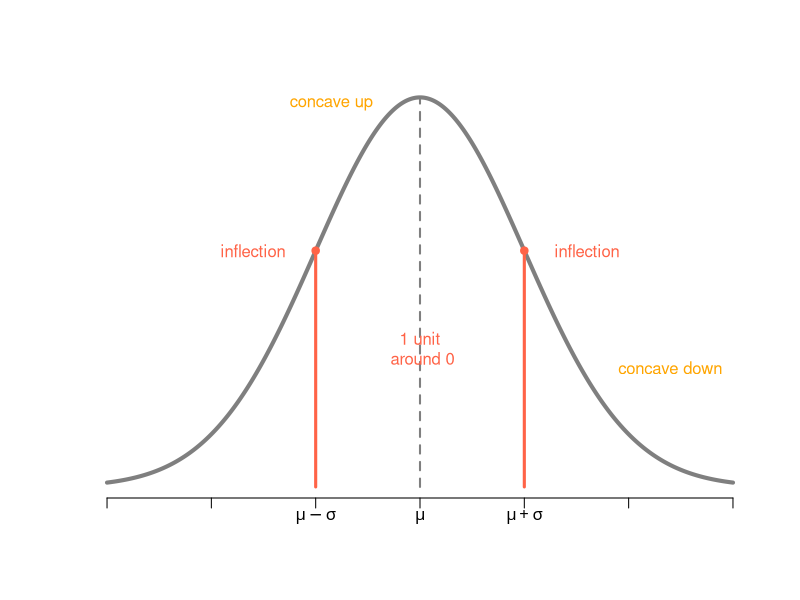
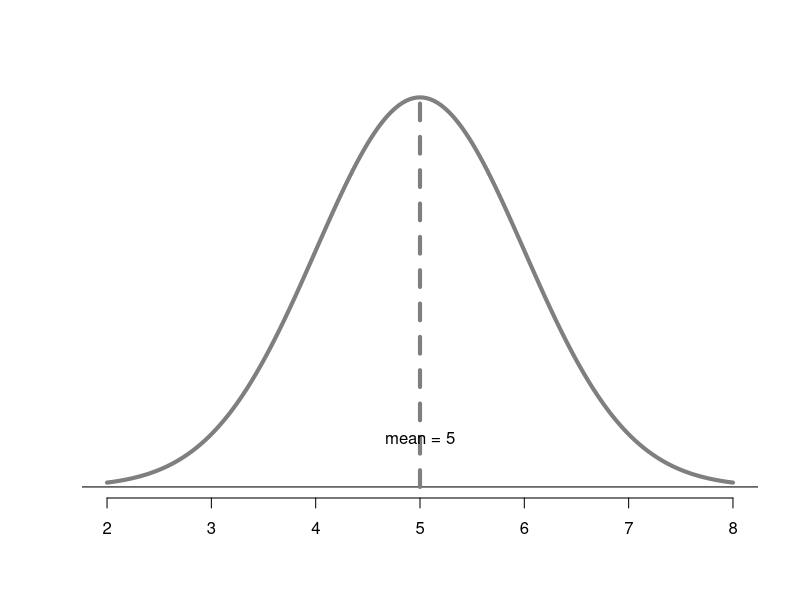
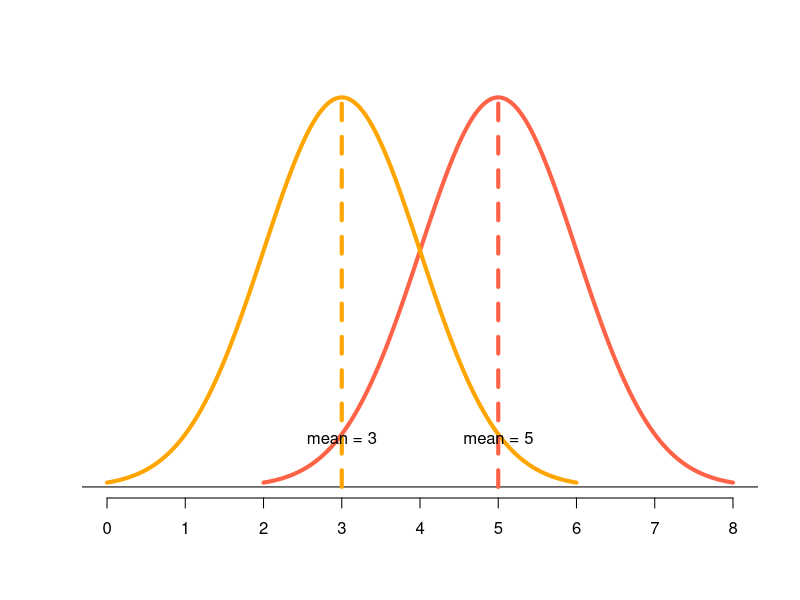
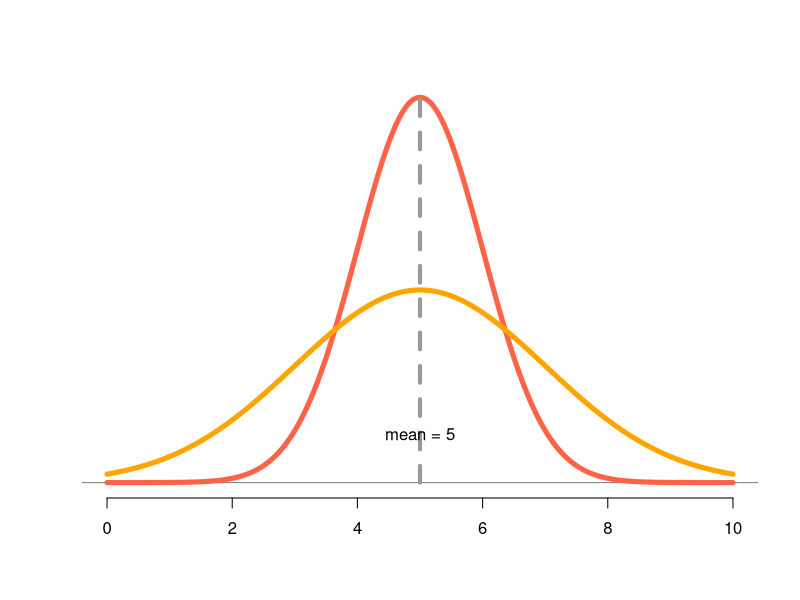
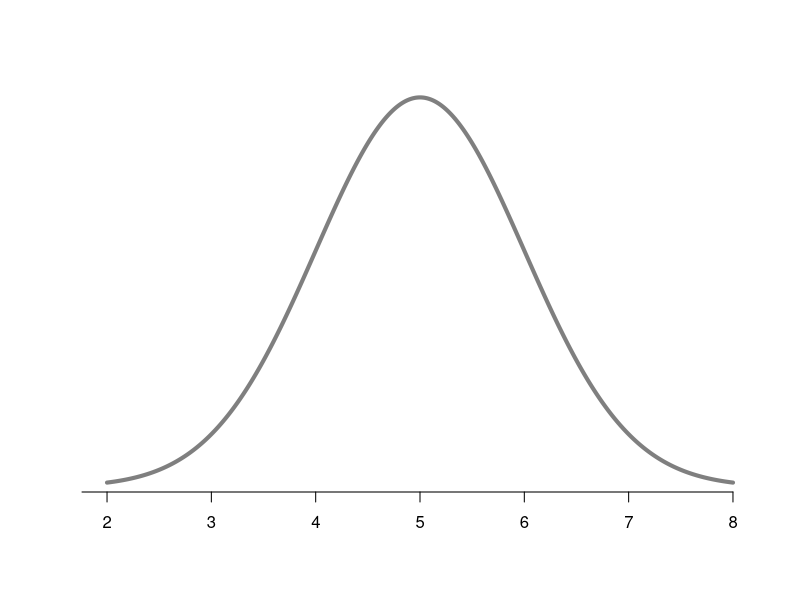
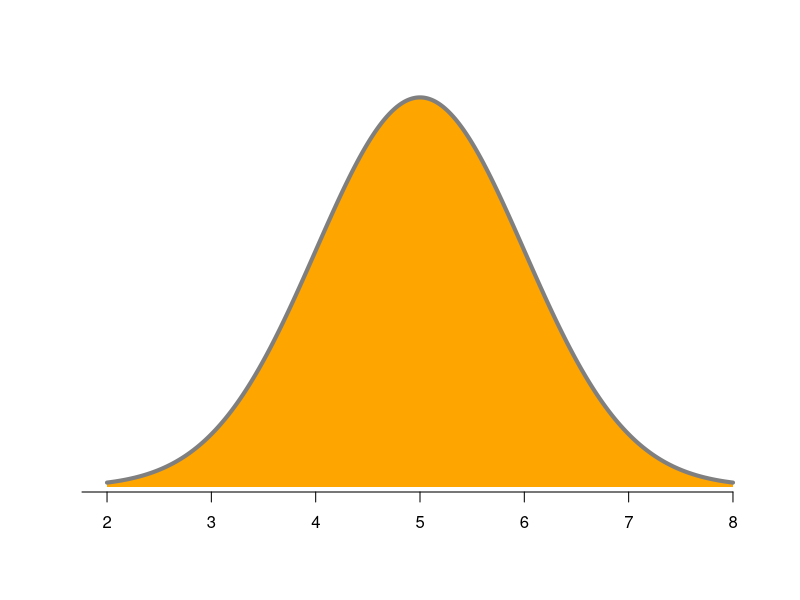
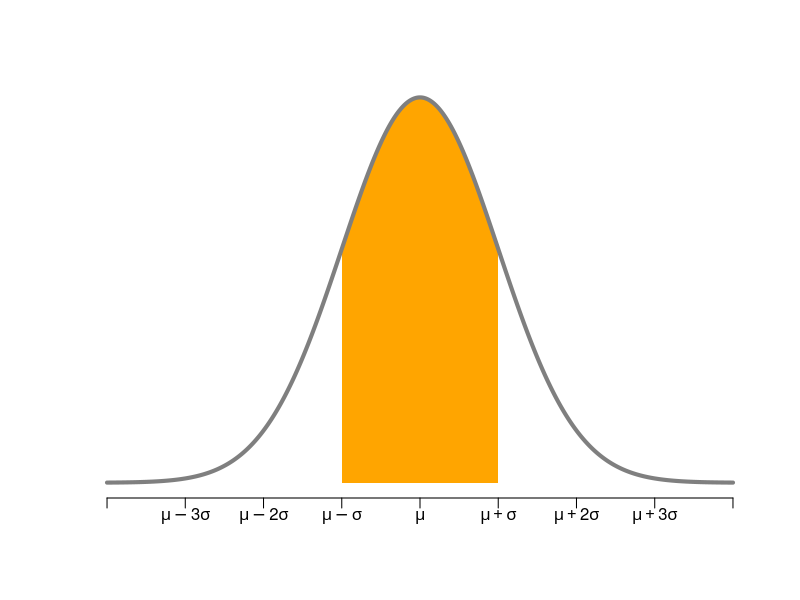
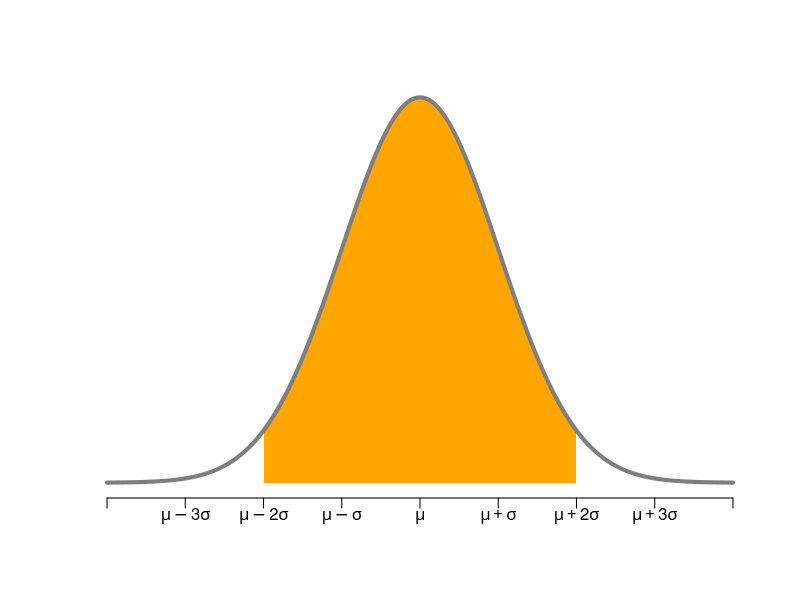

The R script that drew these images, in order:
## ---- chunk 1
knitr::opts_chunk$set(echo = TRUE, error = TRUE)
library(tidyverse)
## ---- chunk 2
# normal function 
normal <- function(x, mu = 0, sigma = 1) {
  1 / (sigma * sqrt(2*pi)) * exp(-0.5 * ((x - mu)/ sigma)^2)
}

# polygon coordinates of area under the curve
normal_auc <- function(x0, x1, mu = 0, sigma = 1, n = 50) {
  stopifnot(n > 0)
  if (x0 > x1) {
    stop("x0 must be lower than x1")
  }
  xs <- c(
    rep(x0, n),
    seq(x0, x1, length.out = n),
    rep(x1, n),
    rep(x1, x0, length.out = n)
  )
  ys <- c(
    seq(0, normal(x0, mu = mu, sigma = sigma), length.out = n),
    normal(seq(x0, x1, length.out = n), mu = mu, sigma = sigma),
    seq(0, normal(x1, mu = mu, sigma = sigma), length.out = n),
    rep(0, n)
  )
  list(xs = xs, ys = ys)
}
## ---- chunk 3
x <- seq(-3, 3, length.out = 500)
y  <- normal(x)
xlabels <- c(
  expression(mu - 3*sigma),
  expression(mu - 2*sigma),
  expression(mu - sigma),
  expression(mu),
  expression(mu + sigma),
  expression(mu + 2*sigma),
  expression(mu + 3*sigma)
)

xa <- seq(-3, 3, 1)
ya <- normal(xa)

plot(x, y, type = 'l', col = 'gray50', lwd = 4,
     axes = FALSE, xlab = '', ylab = '')
axis(side = 1, at = seq(-3,3,1), labels = rep('', 7))
mtext(c(expression(mu - sigma), expression(mu), expression(mu + sigma)), 
      at = c(-1, 0, 1), side = 1, line = 0.5)
segments(x0 = xa[3:5], y0 = 0, x1 = xa[3:5], y1 = ya[3:5], lwd = c(3,2,3),
         col = c('tomato', 'gray50', 'tomato'), lty = c(1,2,1))  
points(xa[c(3,5)], ya[c(3,5)], pch = 19, col = 'tomato')
text(xa[3]-0.6, ya[3], "inflection", col = 'tomato')
text(xa[4], ya[3]-0.1, "1 unit\n around 0", col = 'tomato')
text(xa[5]+0.6, ya[3], "inflection", col = 'tomato')
text(xa[3]+0.15, ya[3] + 0.15, "concave up", col = 'orange')
text(xa[5]+1.4, ya[3] - 0.12, "concave down", col = 'orange')
## ---- chunk 4
# Typical normal probability distribution (mu = 5, sigma = 1)
x <- seq(2, 8, length.out = 500)
y <- normal(x, mu = 5)

plot(x, y, type = 'l', col = 'gray50', lwd = 4,
     axes = FALSE, xlab = '', ylab = '')
abline(h = 0)
segments(x0 = 5, y0 = 0, x1 = 5, y1 = normal(5, mu = 5), 
         col = 'gray50', lwd = 4, lty = 2)  
axis(side = 1, at = seq(2, 8, 1))
text(x = 5, y = 0.05, labels = "mean = 5")
## ---- chunk 5
# Two normal probability distributions (same sigma)
x1 <- seq(2, 8, length.out = 500)
y1  <- normal(x1, mu = 5)
x2 <- seq(0, 6, length.out = 500)
y2  <- normal(x2, mu = 3)

plot(x1, y1, type = 'l', col = 'tomato', lwd = 4,
     xlim = c(0, 8), axes = FALSE, xlab = '', ylab = '')
abline(h = 0)
axis(side = 1, at = seq(0, 8, 1))
lines(x2, y2, col = 'orange', lwd = 4)
segments(x0 = 5, y0 = 0, x1 = 5, y1 = normal(5, mu = 5), 
         col = 'tomato', lwd = 4, lty = 2)
text(x = 5, y = 0.05, labels = "mean = 5")
segments(x0 = 3, y0 = 0, x1 = 3, y1 = normal(3, mu = 3), 
         col = 'orange', lwd = 4, lty = 2)
text(x = 3, y = 0.05, labels = "mean = 3")
## ---- chunk 6
# Two normal probability distributions (same mu, different sigma)
x1 <- seq(0, 10, length.out = 500)
y1  <- normal(x1, mu = 5)
x2 <- seq(0, 10, length.out = 500)
y2  <- normal(x2, mu = 5, sigma = 2)

plot(x1, y1, type = 'n', col = 'tomato', lwd = 5,
     xlim = c(0, 10), axes = FALSE, xlab = '', ylab = '')
abline(h = 0, col = "gray50")
axis(side = 1, at = seq(0, 10, 2))
lines(x1, y1, col = 'tomato', lwd = 5)
lines(x2, y2, col = 'orange', lwd = 5)
segments(x0 = 5, y0 = 0, x1 = 5, y1 = normal(5, mu = 5), 
         col = 'gray60', lwd = 4, lty = 2)
text(x = 5, y = 0.05, labels = "mean = 5")
## ---- chunk 7
# Total area under the curve
x <- seq(2, 8, length.out = 500)
y  <- normal(x, mu = 5)
auc <- normal_auc(2, 8, mu = 5)

plot(x, y, type = 'n', col = 'gray50', lwd = 4,
     axes = FALSE, xlab = '', ylab = '')
axis(side = 1, at = seq(1, 8, 1), line = -0.3)
lines(x, y, col = 'gray50', lwd = 4)
## ---- chunk 8
# Total area under the curve
plot(x, y, type = 'n', col = 'gray50', lwd = 4,
     axes = FALSE, xlab = '', ylab = '')
axis(side = 1, at = seq(1, 8, 1), line = -0.3)
polygon(auc$xs, auc$ys, col = 'orange', border = NA)
lines(x, y, col = 'gray50', lwd = 4)
## ---- chunk 9
# The 68-95-99.7 rule
xlabels <- c(
  expression(mu - 3*sigma),
  expression(mu - 2*sigma),
  expression(mu - sigma),
  expression(mu),
  expression(mu + sigma),
  expression(mu + 2*sigma),
  expression(mu + 3*sigma)
)

x <- seq(-4, 4, length.out = 500)
y  <- normal(x)
auc1 <- normal_auc(-1, 1)
auc2 <- normal_auc(-2, 2)
auc3 <- normal_auc(-3, 3)

plot(x, y, type = 'n', col = 'gray50', lwd = 4,
     axes = FALSE, xlab = '', ylab = '')
axis(side = 1, at = seq(-4, 4, 1), labels = rep('', 9))
mtext(xlabels, at = seq(-3, 3, 1), side = 1, line = 0.5)
polygon(auc1$xs, auc1$ys, col = 'orange', border = NA)
lines(x, y, col = 'gray50', lwd = 4)
## ---- chunk 10
# The 95 rule
plot(x, y, type = 'n', col = 'gray50', lwd = 4,
     axes = FALSE, xlab = '', ylab = '')
axis(side = 1, at = seq(-4, 4, 1), labels = rep('', 9))
mtext(xlabels, at = seq(-3, 3, 1), side = 1, line = 0.5)
polygon(auc2$xs, auc2$ys, col = 'orange', border = NA)
lines(x, y, col = 'gray50', lwd = 4)
## ---- chunk 11
# The 99.7 rule
plot(x, y, type = 'n', col = 'gray50', lwd = 4,
     axes = FALSE, xlab = '', ylab = '')
axis(side = 1, at = seq(-4, 4, 1), labels = rep('', 9))
mtext(xlabels, at = seq(-3, 3, 1), side = 1, line = 0.5)
polygon(auc3$xs, auc3$ys, col = 'orange', border = NA)
lines(x, y, col = 'gray50', lwd = 4)
## ---- chunk 12
dnorm(0, mean = 0, sd = 1)
## ---- chunk 13
dnorm(6, mean = 5, sd = 2)
## ---- chunk 14
pnorm(0.5, mean = 1, sd = 2)
## ---- chunk 15
pnorm(7, mean = 5, sd = 2, lower.tail = FALSE)
## ---- chunk 16
qnorm(0.2, mean = 1, sd = 2)
## ---- chunk 17
qnorm(0.2, mean = 1, sd = 2, lower.tail = FALSE)
## ---- chunk 18
rnorm(n = 3, mean = 0, sd = 1)
## ---- chunk 19
rnorm(n = 7, mean = 5, sd = 2)
## ---- chunk 20
# Cumulative Probability
x <- seq(2, 8, length.out = 500)
y  <- normal(x, mu = 5)
auc1 <- normal_auc(2, 5, mu = 5)
auc2 <- normal_auc(5, 8, mu = 5)

plot(x, y, type = 'n', col = 'gray50', lwd = 4,
     axes = FALSE, xlab = '', ylab = '')
axis(side = 1, at = seq(1, 8, 1), line = -0.3)
polygon(auc1$xs, auc1$ys, col = 'orange', border = NA)
lines(x, y, col = 'gray50', lwd = 4)
## ---- chunk 21
# Cumulative Probability
x <- seq(2, 8, length.out = 500)
y  <- normal(x, mu = 5)
auc1 <- normal_auc(6, 8, mu = 5)

plot(x, y, type = 'n', col = 'gray50', lwd = 4,
     axes = FALSE, xlab = '', ylab = '')
axis(side = 1, at = seq(1, 8, 1), line = -0.3)
polygon(auc1$xs, auc1$ys, col = 'orange', border = NA)
lines(x, y, col = 'gray50', lwd = 4)
## ---- chunk 22
x <- seq(-4, 4, length.out = 500)
y  <- normal(x)
auc1 <- normal_auc(-0.5, 1.5)

plot(x, y, type = 'n', col = 'gray50', lwd = 4,
     axes = FALSE, xlab = '', ylab = '')
axis(side = 1, at = seq(-4, 4, 1))
polygon(auc1$xs, auc1$ys, col = 'orange', border = NA)
lines(x, y, col = 'gray50', lwd = 4)
text(-0.6, 0.02, "-0.5", cex = 1.5)
text(1.6, 0.02, "1.5", cex = 1.5)
## ---- chunk 23
x <- seq(-6, 6, length.out = 500)
y  <- normal(x, 0, 2)
auc1 <- normal_auc(-2, 2, 0, 2)

plot(x, y, type = 'n', col = 'gray50', lwd = 4,
     axes = FALSE, xlab = '', ylab = '')
axis(side = 1, at = seq(-6, 6, 2), labels = rep('', 7))
#mtext(xlabels, at = seq(-3, 3, 1), side = 1, line = 0.5)
mtext(seq(-6, 6, 2), at = seq(-6, 6, 2), side = 1, line = 0.5)
polygon(auc1$xs, auc1$ys, col = 'orange', border = NA)
lines(x, y, col = 'gray50', lwd = 4)
## ---- chunk 24
x <- seq(-6, 6, length.out = 500)
y  <- normal(x, 0, 2)
auc1 <- normal_auc(-6, -1.0488, 0, 2)

plot(x, y, type = 'n', col = 'gray50', lwd = 4,
     axes = FALSE, xlab = '', ylab = '')
axis(side = 1, at = seq(-6, 6, 2), labels = rep('', 7))
#mtext(xlabels, at = seq(-3, 3, 1), side = 1, line = 0.5)
mtext(seq(-6, 6, 2), at = seq(-6, 6, 2), side = 1, line = 0.5)
polygon(auc1$xs, auc1$ys, col = 'orange', border = NA)
lines(x, y, col = 'gray50', lwd = 4)
text(-2.6, 0.04, "0.30", cex = 1.5)
## ---- chunk 25
#| output-location: fragment
# define the gain for a single spin
gain <- c(1, -1)
## ---- chunk 26
#| output-location: fragment
# define the gain for a single spin
gain <- c(1, -1)

# define the corresponding probabilities
prob_gain <- c(18/38, 20/38) 
## ---- chunk 27
#| output-location: fragment
# define the gain for a single spin
gain <- c(1, -1)

# define the corresponding probabilities
prob_gain <- c(18/38, 20/38)

exp_gain <- sum(gain * prob_gain)
exp_gain
## ---- chunk 28
# define the gain for a single spin
gain <- c(1, -1)

# define the corresponding probabilities
prob_gain <- c(18/38, 20/38)

exp_gain <- sum(gain * prob_gain)
exp_gain
## ---- chunk 29
# simulate gain from 10 spins of the wheel
set.seed(123)
sample(x = gain, size = 10, prob = prob_gain, replace = TRUE)
## ---- chunk 30
#| code-fold: true
gains <- replicate(
  n = 1000, # 1000 repetitions
  expr = {
    # net gain in 10 spins of roulette
    spins = sample(x = gain, size = 10, prob = prob_gain, replace = TRUE)
    gain = sum(spins)
})

# empirical histogram
data.frame(gains) |> 
  ggplot(aes(x = gains)) +
  geom_histogram(color = "white", binwidth = 2) +
  labs(title = "N = 10",
       x = "net gain") +
  theme_bw()
## ---- chunk 31
#| code-fold: true
gains <- replicate(
  n = 1000, # 1000 repetitions
  expr = {
    # net gain in 10 spins of roulette
    spins = sample(x = gain, size = 100, prob = prob_gain, replace = TRUE)
    gain = sum(spins)
})

# empirical histogram
data.frame(gains) |> 
  ggplot(aes(x = gains)) +
  geom_histogram(color = "white", binwidth = 2) +
  labs(title = "N = 100",
       x = "net gain") +
  theme_bw()
## ---- chunk 32
#| code-fold: true
gains <- replicate(
  n = 1000, # 1000 repetitions
  expr = {
    # net gain in 10 spins of roulette
    spins = sample(x = gain, size = 1000, prob = prob_gain, replace = TRUE)
    gain = sum(spins)
})

# empirical histogram
data.frame(gains) |> 
  ggplot(aes(x = gains)) +
  geom_histogram(color = "white", binwidth = 8) +
  labs(title = "N = 1000",
       x = "net gain") +
  theme_bw()
## ---- chunk 33
#| code-fold: true
gains <- replicate(
  n = 1000, # 1000 repetitions
  expr = {
    # net gain in 10 spins of roulette
    spins = sample(x = gain, size = 5000, prob = prob_gain, replace = TRUE)
    gain = sum(spins)
})

# empirical histogram
data.frame(gains) |> 
  ggplot(aes(x = gains)) +
  geom_histogram(color = "white", binwidth = 15) +
  labs(title = "N = 5000",
       x = "net gain") +
  theme_bw()
